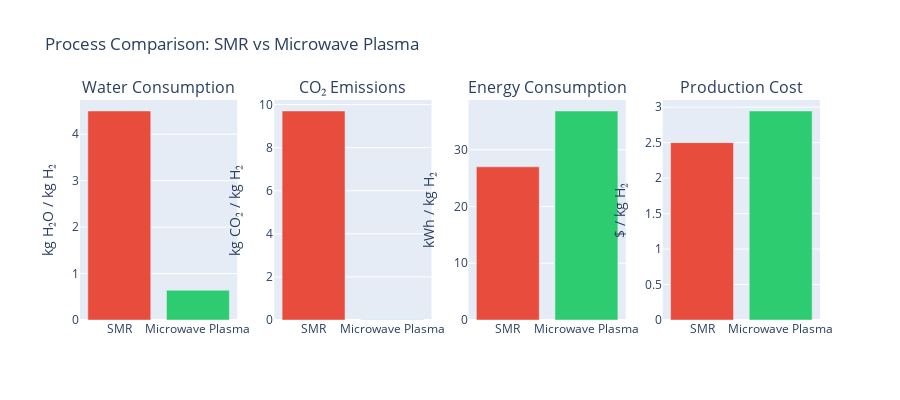

Source (notebook cell):
### Markdown cell above
## Comparison with Steam Methane Reforming (SMR)

Steam methane reforming is the incumbent technology for hydrogen production, accounting for ~96% of global production. Let's compare our process:

### Code cell
# SMR baseline data (from performance_metrics.txt)
comparison_data = {
    'Metric': [
        'Water Consumption (kg/kg H₂)',
        'CO₂ Emissions (kg/kg H₂)',
        'Energy Consumption (kJ/kg H₂)',
        'H₂ Production Cost ($/kg)*'
    ],
    'Steam Methane Reforming': [
        4.5,      # Water
        9.7,      # CO2
        27,       # Energy
        2.50      # Cost (typical)
    ],
    'Microwave Plasma Process': [
        h2o_per_h2,          # XX
        co2_per_h2,          # XX
        energy_per_h2,       # Higher but renewable
        lcoh                 # XX
    ]
}

comparison_df = pd.DataFrame(comparison_data)

# Calculate improvements
comparison_df['Improvement (%)'] = (
    (comparison_df['Steam Methane Reforming'] - comparison_df['Microwave Plasma Process']) / 
    comparison_df['Steam Methane Reforming'] * 100
).round(1)

# Display with styling
display(comparison_df.style.set_properties(**{'text-align': 'center'}).set_table_styles(
    [dict(selector='th', props=[('text-align', 'center')])]
).format({
    'Steam Methane Reforming': '{:.1f}',
    'Microwave Plasma Process': '{:.2f}',
    'Improvement (%)': '{:+.1f}%'
}))

print(f"\n🌟 Environmental Advantages:")
print(f"   • Water Consumption:  {(1 - h2o_per_h2/4.5)*100:.1f}% reduction")
print(f"   • CO₂ Emissions:      {(1 - co2_per_h2/9.7)*100:.1f}% reduction")
print(f"   • Near-zero emissions when using renewable electricity")
print(f"\n⚡ Energy Trade-off:")
print(f"   • Higher energy intensity, ideally from renewable sources")
print(f"   • Our process: Higher energy input, zero carbon output")
print(f"\n💰 Cost Competitiveness:")
print(f"   • LCOH: ${lcoh:.2f}/kg vs ~$2.50/kg for SMR")
print(f"   • Higher cost, even accounting for high-value co-product")
print(f"   • Clean hydrogen incentives would likely make this competitive")

# Visualize key metrics
fig = make_subplots(
    rows=1, cols=4,
    subplot_titles=('Water Consumption', 'CO₂ Emissions', 'Energy Consumption', 'Production Cost'),
    specs=[[{'type': 'bar'}, {'type': 'bar'}, {'type': 'bar'}, {'type': 'bar'}]]
)

processes = ['SMR', 'Microwave Plasma']
colors = ['#e74c3c', '#2ecc71']

# Water
fig.add_trace(
    go.Bar(x=processes, y=[4.5, h2o_per_h2], name='Water', marker_color=colors, showlegend=False),
    row=1, col=1
)

# CO2
fig.add_trace(
    go.Bar(x=processes, y=[9.7, co2_per_h2], name='CO2', marker_color=colors, showlegend=False),
    row=1, col=2
)

# energy
fig.add_trace(
    go.Bar(x=processes, y=[27, energy_per_h2], name='Energy', marker_color=colors, showlegend=False),
    row=1, col=3
)

# Cost
fig.add_trace(
    go.Bar(x=processes, y=[2.50, lcoh], name='Cost', marker_color=colors, showlegend=False),
    row=1, col=4
)

fig.update_yaxes(title_text="kg H₂O / kg H₂", row=1, col=1)
fig.update_yaxes(title_text="kg CO₂ / kg H₂", row=1, col=2)
fig.update_yaxes(title_text="kWh / kg H₂", row=1, col=3)
fig.update_yaxes(title_text="$ / kg H₂", row=1, col=4)

fig.update_layout(height=400, showlegend=False, title_text="Process Comparison: SMR vs Microwave Plasma")

fig.show()

print(f"\n* SMR cost varies by region and natural gas prices. $2.50/kg is typical for US Gulf Coast.")

### Figure 1 — Plotly figure (JSON) as saved in the notebook; plotly's stock layout.template omitted (floating-point values rounded to 4 significant figures)
{"data": [{"marker": {"color": ["#e74c3c", "#2ecc71"]}, "name": "Water", "showlegend": false, "type": "bar", "x": ["SMR", "Microwave Plasma"], "xaxis": "x", "y": [4.5, 0.6411], "yaxis": "y"}, {"marker": {"color": ["#e74c3c", "#2ecc71"]}, "name": "CO2", "showlegend": false, "type": "bar", "x": ["SMR", "Microwave Plasma"], "xaxis": "x2", "y": [9.7, 0.01145], "yaxis": "y2"}, {"marker": {"color": ["#e74c3c", "#2ecc71"]}, "name": "Energy", "showlegend": false, "type": "bar", "x": ["SMR", "Microwave Plasma"], "xaxis": "x3", "y": [27, 36.84], "yaxis": "y3"}, {"marker": {"color": ["#e74c3c", "#2ecc71"]}, "name": "Cost", "showlegend": false, "type": "bar", "x": ["SMR", "Microwave Plasma"], "xaxis": "x4", "y": [2.5, 2.946], "yaxis": "y4"}], "layout": {"annotations": [{"font": {"size": 16}, "showarrow": false, "text": "Water Consumption", "x": 0.1062, "xanchor": "center", "xref": "paper", "y": 1, "yanchor": "bottom", "yref": "paper"}, {"font": {"size": 16}, "showarrow": false, "text": "CO₂ Emissions", "x": 0.3688, "xanchor": "center", "xref": "paper", "y": 1, "yanchor": "bottom", "yref": "paper"}, {"font": {"size": 16}, "showarrow": false, "text": "Energy Consumption", "x": 0.6313, "xanchor": "center", "xref": "paper", "y": 1, "yanchor": "bottom", "yref": "paper"}, {"font": {"size": 16}, "showarrow": false, "text": "Production Cost", "x": 0.8938, "xanchor": "center", "xref": "paper", "y": 1, "yanchor": "bottom", "yref": "paper"}], "height": 400, "showlegend": false, "title": {"text": "Process Comparison: SMR vs Microwave Plasma"}, "xaxis": {"anchor": "y", "domain": [0, 0.2125]}, "xaxis2": {"anchor": "y2", "domain": [0.2625, 0.475]}, "xaxis3": {"anchor": "y3", "domain": [0.525, 0.7375]}, "xaxis4": {"anchor": "y4", "domain": [0.7875, 1]}, "yaxis": {"anchor": "x", "domain": [0, 1], "title": {"text": "kg H₂O / kg H₂"}}, "yaxis2": {"anchor": "x2", "domain": [0, 1], "title": {"text": "kg CO₂ / kg H₂"}}, "yaxis3": {"anchor": "x3", "domain": [0, 1], "title": {"text": "kWh / kg H₂"}}, "yaxis4": {"anchor": "x4", "domain": [0, 1], "title": {"text": "$ / kg H₂"}}}}
